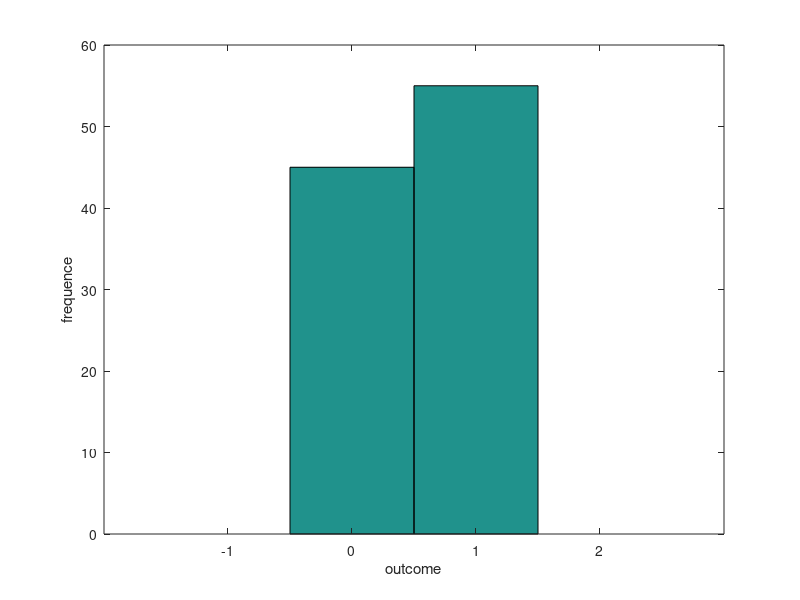
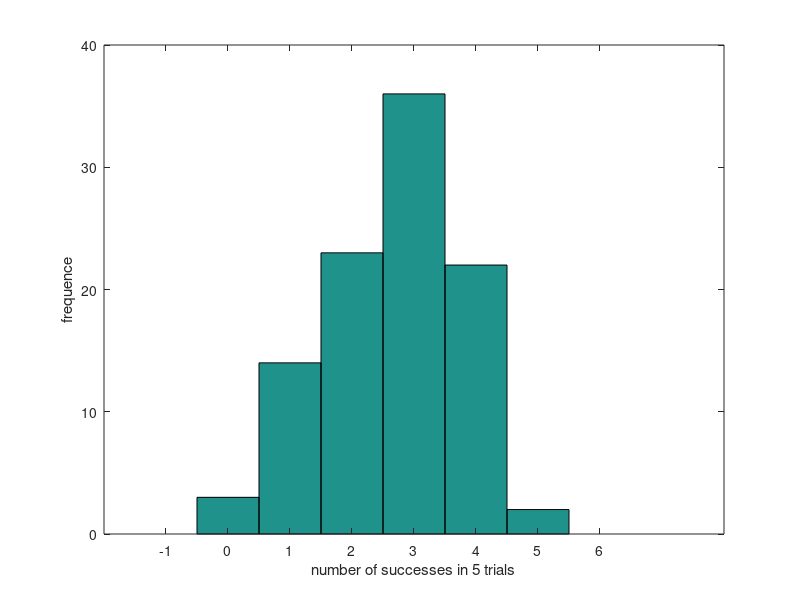
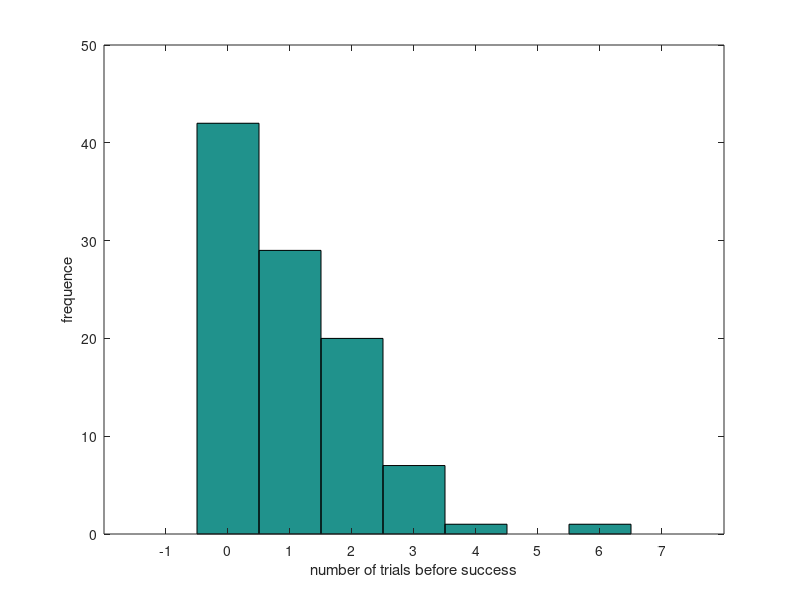

The MATLAB script that drew these images, in order:
%% 
%This section generate the result of 100 simulated Bernoulli trials.
x=randi([0 1],1,100);
figure(1);
hist(x,[-1:2])
xlabel('outcome')
ylabel('frequence')

%%
%This is for :
%Write a routine to count the number of successes in 5 fair Bernoulli 
%trials. Generate a histogram for 100 samples of this counting random 
%variable.
x=randi([0 1],5,100);
num=sum(x);
figure(2);
hist(num,-1:6);
xlabel('number of successes in 5 trials');
ylabel('frequence');

%%
%Write a routine to count the number of trials before the first successful
%Bernoulli trial. Generate a histogram for 100 samples of this counting 
%random.
num=zeros(100,1);
is_suc=zeros(100,1);
while(sum(is_suc)) <100
    t=randi([0 1],100,1);
    is_suc=is_suc | t;
    num=num+(is_suc~=1);
end
figure(3);
hist(num,(min(num)-1):(max(num)+1));
xlabel('number of trials before success');
ylabel('frequence')


